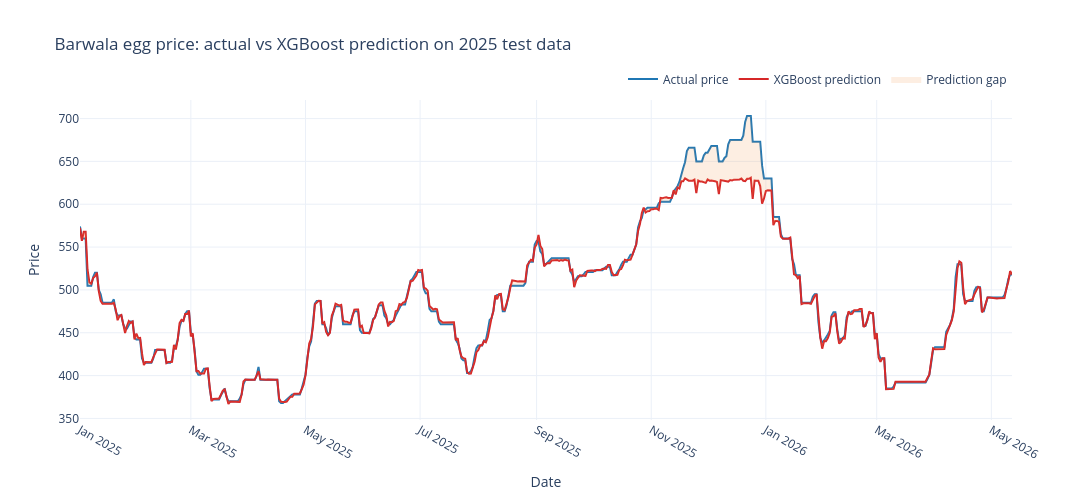

Notebook source saved alongside this figure:
### Code cell
import plotly.express as px
import plotly.graph_objects as go

# Create figure
fig = go.Figure()

# Actual price line
fig.add_trace(
    go.Scatter(
        x=test_results["Date"],
        y=test_results[target],
        mode="lines",
        name="Actual price",
        line=dict(color="#1f77b4", width=2)
    )
)

# Predicted price line
fig.add_trace(
    go.Scatter(
        x=test_results["Date"],
        y=test_results["Predicted_Price"],
        mode="lines",
        name="XGBoost prediction",
        line=dict(color="#d62728", width=2)
    )
)

# Prediction gap fill
fig.add_trace(
    go.Scatter(
        x=pd.concat([test_results["Date"], test_results["Date"][::-1]]),
        y=pd.concat([test_results[target], test_results["Predicted_Price"][::-1]]),
        fill='toself',
        fillcolor='rgba(244, 162, 97, 0.18)',
        line=dict(color='rgba(255,255,255,0)'),
        hoverinfo="skip",
        name="Prediction gap"
    )
)

# Layout
fig.update_layout(
    title="Barwala egg price: actual vs XGBoost prediction on 2025 test data",
    xaxis_title="Date",
    yaxis_title="Price",
    template="plotly_white",
    height=500,
    width=1200,
    legend=dict(
        orientation="h",
        yanchor="bottom",
        y=1.02,
        xanchor="right",
        x=1
    )
)

# Rotate x-axis labels
fig.update_xaxes(tickangle=30)

# Show plot
fig.show()

### Figure 1 — Plotly figure (JSON) as saved in the notebook; plotly's stock layout.template omitted (floating-point values rounded to 4 significant figures; data arrays with more than 128 entries replaced by an {"elided": "..."} marker saying what was removed)
{"data": [{"line": {"color": "#1f77b4", "width": 2}, "mode": "lines", "name": "Actual price", "type": "scatter", "x": {"elided": "497 str values"}, "y": {"elided": "497 float values"}}, {"line": {"color": "#d62728", "width": 2}, "mode": "lines", "name": "XGBoost prediction", "type": "scatter", "x": {"elided": "497 str values"}, "y": {"elided": "497 float values"}}, {"fill": "toself", "fillcolor": "rgba(244, 162, 97, 0.18)", "hoverinfo": "skip", "line": {"color": "rgba(255,255,255,0)"}, "name": "Prediction gap", "type": "scatter", "x": {"elided": "994 str values"}, "y": {"elided": "994 float values"}}], "layout": {"height": 500, "legend": {"orientation": "h", "x": 1, "xanchor": "right", "y": 1.02, "yanchor": "bottom"}, "title": {"text": "Barwala egg price: actual vs XGBoost prediction on 2025 test data"}, "width": 1200, "xaxis": {"tickangle": 30, "title": {"text": "Date"}}, "yaxis": {"title": {"text": "Price"}}}}
